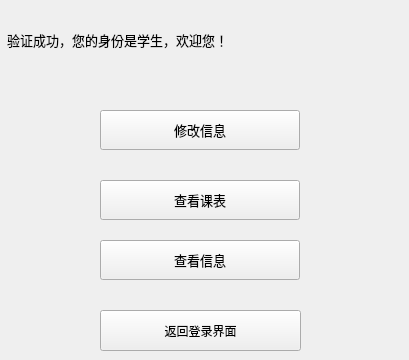
       <widget class="QWidget" name="page4">
        <widget class="QLabel" name="page4_welcomeStu">
         <property name="geometry">
          <rect>
           <x>0</x>
           <y>20</y>
           <width>400</width>
           <height>40</height>
          </rect>
         </property>
         <property name="minimumSize">
          <size>
           <width>400</width>
           <height>20</height>
          </size>
         </property>
         <property name="maximumSize">
          <size>
           <width>400</width>
           <height>40</height>
          </size>
         </property>
         <property name="font">
          <font>
           <pointsize>10</pointsize>
          </font>
         </property>
         <property name="text">
          <string>  验证成功，您的身份是学生，欢迎您！</string>
         </property>
        </widget>
        <widget class="QPushButton" name="page4_table">
         <property name="geometry">
          <rect>
           <x>100</x>
           <y>180</y>
           <width>200</width>
           <height>40</height>
          </rect>
         </property>
         <property name="minimumSize">
          <size>
           <width>200</width>
           <height>40</height>
          </size>
         </property>
         <property name="maximumSize">
          <size>
           <width>200</width>
           <height>40</height>
          </size>
         </property>
         <property name="font">
          <font>
           <family>微软雅黑</family>
           <pointsize>10</pointsize>
          </font>
         </property>
         <property name="layoutDirection">
          <enum>Qt::LeftToRight</enum>
         </property>
         <property name="text">
          <string>查看课表</string>
         </property>
        </widget>
        <widget class="QPushButton" name="page4_modify">
         <property name="geometry">
          <rect>
           <x>100</x>
           <y>110</y>
           <width>200</width>
           <height>40</height>
          </rect>
         </property>
         <property name="minimumSize">
          <size>
           <width>200</width>
           <height>40</height>
          </size>
         </property>
         <property name="maximumSize">
          <size>
           <width>200</width>
           <height>40</height>
          </size>
         </property>
         <property name="font">
          <font>
           <family>微软雅黑</family>
           <pointsize>10</pointsize>
          </font>
         </property>
         <property name="layoutDirection">
          <enum>Qt::LeftToRight</enum>
         </property>
         <property name="text">
          <string>修改信息</string>
         </property>
        </widget>
        <widget class="QPushButton" name="page4_back0">
         <property name="geometry">
          <rect>
           <x>100</x>
           <y>310</y>
           <width>201</width>
           <height>41</height>
          </rect>
         </property>
         <property name="text">
          <string>返回登录界面</string>
         </property>
        </widget>
        <widget class="QPushButton" name="page4_lookinf">
         <property name="geometry">
          <rect>
           <x>100</x>
           <y>240</y>
           <width>200</width>
           <height>40</height>
          </rect>
         </property>
         <property name="minimumSize">
          <size>
           <width>200</width>
           <height>40</height>
          </size>
         </property>
         <property name="maximumSize">
          <size>
           <width>200</width>
           <height>40</height>
          </size>
         </property>
         <property name="font">
          <font>
           <family>微软雅黑</family>
           <pointsize>10</pointsize>
          </font>
         </property>
         <property name="layoutDirection">
          <enum>Qt::LeftToRight</enum>
         </property>
         <property name="text">
          <string>查看信息</string>
         </property>
        </widget>
       </widget>
